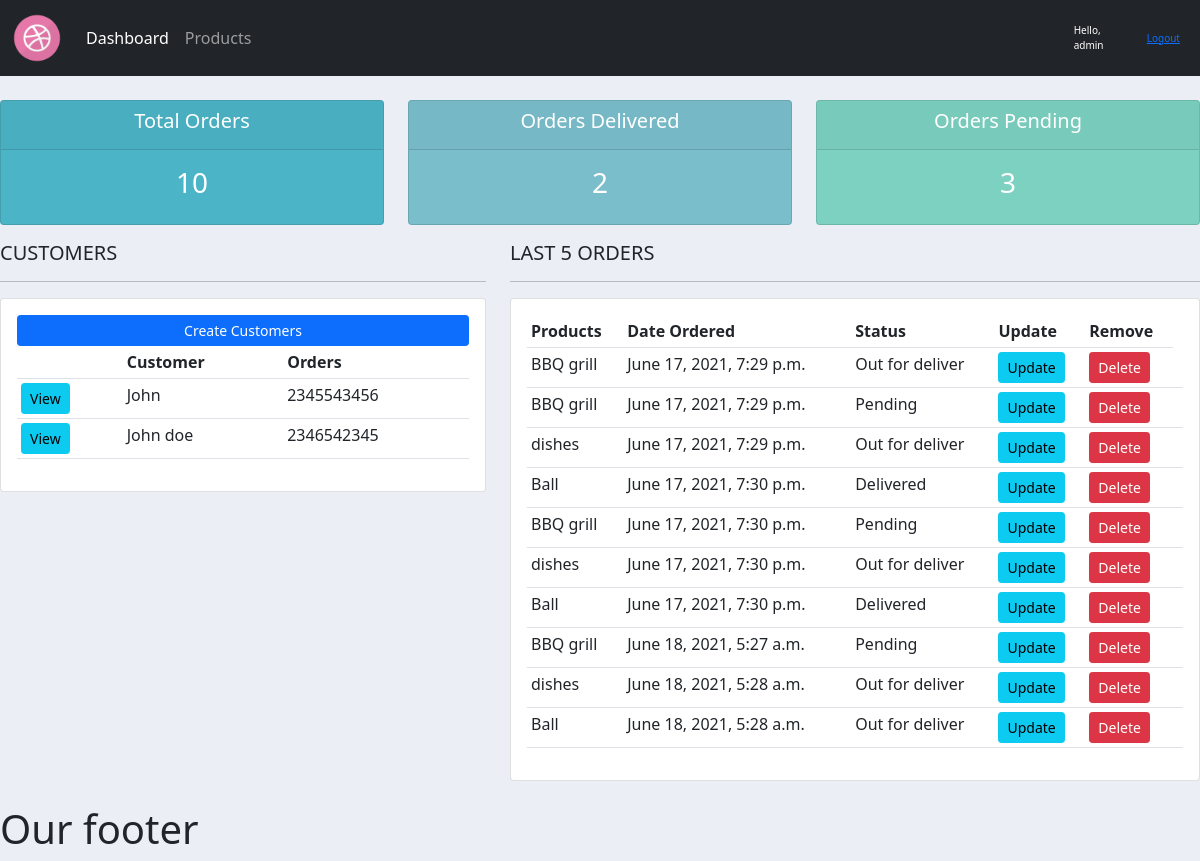
The app's page / (signed in) with its own data.
### accounts/models.py (models this page shows, shortened)
class Customer(models.Model):
    name = models.CharField(max_length=200, null=True)
    phone = models.CharField(max_length=10, null=True)
    email = models.CharField(max_length=200, null=True)
    date_created = models.DateTimeField(auto_now_add=True,null=True)

class Order(models.Model):
    STATUS = [
            ('Pending','Pending'),
            ('Out for deliver','Out for delivery'),
            ('Delivered','Delivered')
            ]
    customer = models.ForeignKey(Customer,null=True, on_delete=models.SET_NULL)
    product =  models.ForeignKey(Product,null=True, on_delete=models.SET_NULL)
    date_created = models.DateTimeField(auto_now_add=True,null=True)
    status = models.CharField(max_length=200, null=True,choices = STATUS)
    note = models.CharField(max_length=1000, null=True)

class Product(models.Model):
    CATEGORY = [
            ('Indoor','Indoor'),
            ('Out Door','Out Door'),
            ]
    name = models.CharField(max_length=200, null=True)
    price = models.FloatField(null=True)
    category = models.CharField(max_length=200, null=True,choices = CATEGORY,blank = True)
    description = models.CharField(max_length=200, null=True)
    date_created = models.DateTimeField(auto_now_add=True,null=True)
    tags = models.ManyToManyField(Tag)
    def __str__(self):
        return self.name

### accounts/decorators.py (the view)
	def wrapper_function(request, *args, **kwargs):
		group = None
		if request.user.groups.exists():
			group = request.user.groups.all()[0].name
		if group == 'customer':
			return redirect('user-page')
		if group == 'admin':
			return view_func(request, *args, **kwargs)

### accounts/views.py (called while the page is built)
@login_required(login_url='login')
@admin_only
def home(request):
    order = Order.objects.all()
    customer = Customer.objects.all()
    total_customer = customer.count()
    total_order = order.count()
    delivered = order.filter(status = "Delivered").count()
    pending = order.filter(status = "Pending").count()
    context = {'orders':order,'customers':customer,'total_customer':total_customer,'total_order':total_order,'delivered':delivered,'pending':pending}
    return render(request,'accounts/dashboard.html',context)

### templates/accounts/dashboard.html
{% extends 'accounts/main.html' %}
{% block content %}
{% include 'accounts/status.html' %}
<div class="row">
    <div class="col-md-5">
        <h5>CUSTOMERS</h5>
        <hr>
        <div class="card card-body">
            <a href="" class="btn btn-primary btn-sm btn-block">Create Customers</a>
            <table class="table table-sm">
                <tr>
                    <th></th>
                    <th>Customer</th>
                    <th>Orders</th>
                </tr>
                {% for customer in customers%}
                <tr>
                    <th><a class="btn btn-info btn-sm" href="{% url 'customer' customer.id %}">View</a></th>
                    <td>{{customer.name}}</td>
                    <td>{{customer.phone}}</td>
                </tr>
                {%endfor%}
            </table>
        </div>
    </div>
    <div class="col-md-7">
        <h5>LAST 5 ORDERS</h5>
        <hr>
        <div class="card card-body">
            <table class="table table-sm">
                <tr>
                    <th>Products</th>
                    <th>Date Ordered</th>
                    <th>Status</th>
                    <th>Update</th>
                    <th>Remove </th>
                </tr>
                {% for order in orders%}
                <tr>
                    <td>{{order.product}}</td>
                    <td>{{order.date_created}}</td>
                    <td>{{order.status}}</td>
                    <td><a class="btn btn-info btn-sm" href="{% url 'update_order'  order.id %}">Update</a></td>
                    <td><a class="btn btn-danger btn-sm" href="{% url 'delete_order'  order.id %}">Delete</a></td>
                    <td></td>
                </tr>
                {%endfor%}
            </table>
        </div>
    </div>
</div>
{% endblock content %}

### templates/accounts/main.html (shortened to what this page needs)
{% load static %}
<!doctype html>
<html lang="en">
  <head>
    <link rel="stylesheet" href="{%static '/css/main.css'%} ">
    <link href="https://cdn.jsdelivr.net/npm/bootstrap@5.0.0/dist/css/bootstrap.min.css" rel="stylesheet">
  </head>
  <body>
<body>
    {% include 'accounts/navbar.html' %}
    {% block content %}
    {% endblock content %}
    <br>
    <h1>Our footer</h1>
</body>
</html>

### templates/accounts/navbar.html (shortened to what this page needs)
{% load static %}
<nav class="navbar navbar-expand-lg navbar-dark bg-dark">
  <div class="container-fluid">
    <a class="navbar-brand" href="#"><img src="{%static 'images/logo.png'%} " alt="" style="width: 50px; height: 50px;"></a>
    <div class="collapse navbar-collapse" id="navbarNav">
      <ul class="navbar-nav">
        {% if request.user.is_staff %}
        <li class="nav-item">
          <a class="nav-link active" aria-current="page" href="{% url 'home' %}">Dashboard</a>
        </li>
        <li class="nav-item">
          <a class="nav-link" href="{% url 'product' %}">Products</a>
        </li>
       {% endif %}
      </ul>
    </div>
  </div>
  <span class="hello-msg">Hello, {{request.user}}</span>
  <span class="hello-msg"><a href="{% url 'logout' %}">Logout</a></span>
</nav>

### templates/accounts/status.html
<br>
<div class="row">
	<div class="col">
		<div class="col-md">
			<div class="card text-center text-white  mb-3" id="total-orders">
			  	<div class="card-header">
			  		<h5 class="card-title">Total Orders</h5>
			  	</div>
			  	<div class="card-body">
			    	<h3 class="card-title">{{total_order}}</h3>
			  	</div>
			</div>
		</div>
	</div>
	<div class="col">
		<div class="col-md">
			<div class="card text-center text-white  mb-3" id="orders-delivered">
			  	<div class="card-header">
			  		<h5 class="card-title">Orders Delivered</h5>
			  	</div>
			  	<div class="card-body">
			    	<h3 class="card-title">{{delivered}}</h3>
			  	</div>
			</div>
		</div>
	</div>
	<div class="col">
		<div class="col-md">
			<div class="card text-center text-white  mb-3" id="orders-pending">
			  	<div class="card-header">
			  		<h5 class="card-title">Orders Pending</h5>
			  	</div>
			  	<div class="card-body">
			    	<h3 class="card-title">{{pending}}</h3>
			  	</div>
			</div>
		</div>
	</div>
</div>

### templates/accounts/main.html (style rules this page uses)
body { background-color: #ebeff5; }
#total-orders { background-color: #4cb4c7; }
#orders-delivered { background-color: #7abecc; }
#orders-pending { background-color: #7CD1C0; }

### templates/accounts/navbar.html (style rules this page uses)
.hello-msg { font-size: 10px; color: #fff; margin-right: 20px; }

### records on screen
Customer: name "John", phone "2345543456"
Customer: name "John doe", phone "2346542345"
Order: product "BBQ grill", date_created "June 17, 2021, 7:29 p.m.", status "Out for deliver"
Order: product "BBQ grill", date_created "June 17, 2021, 7:29 p.m.", status "Pending"
Order: product "dishes", date_created "June 17, 2021, 7:29 p.m.", status "Out for deliver"
Order: product "Ball", date_created "June 17, 2021, 7:30 p.m.", status "Delivered"
Order: product "BBQ grill", date_created "June 17, 2021, 7:30 p.m.", status "Pending"
Order: product "dishes", date_created "June 17, 2021, 7:30 p.m.", status "Out for deliver"
Order: product "Ball", date_created "June 17, 2021, 7:30 p.m.", status "Delivered"
Order: product "BBQ grill", date_created "June 18, 2021, 5:27 a.m.", status "Pending"
Order: product "dishes", date_created "June 18, 2021, 5:28 a.m.", status "Out for deliver"
Order: product "Ball", date_created "June 18, 2021, 5:28 a.m.", status "Out for deliver"

### other values on screen
{{ request.user }} "admin"
{{ total_order }} "10"
{{ delivered }} "2"
{{ pending }} "3"
